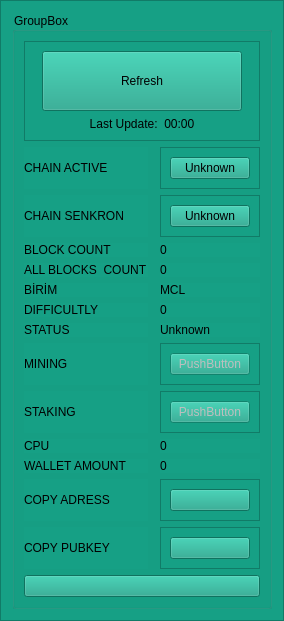
         <widget class="QFrame" name="frame_11">
          <property name="sizePolicy">
           <sizepolicy hsizetype="Maximum" vsizetype="Preferred">
            <horstretch>0</horstretch>
            <verstretch>0</verstretch>
           </sizepolicy>
          </property>
          <property name="styleSheet">
           <string notr="true">background-color: #16A085</string>
          </property>
          <property name="frameShape">
           <enum>QFrame::StyledPanel</enum>
          </property>
          <property name="frameShadow">
           <enum>QFrame::Raised</enum>
          </property>
          <layout class="QVBoxLayout" name="verticalLayout_3">
           <item>
            <widget class="QGroupBox" name="groupBox">
             <property name="title">
              <string>GroupBox</string>
             </property>
             <layout class="QGridLayout" name="gridLayout_2">
              <item row="4" column="0">
               <widget class="QLabel" name="label_50">
                <property name="text">
                 <string>ALL BLOCKS  COUNT</string>
                </property>
               </widget>
              </item>
              <item row="2" column="0">
               <widget class="QLabel" name="label_4">
                <property name="text">
                 <string>CHAIN SENKRON</string>
                </property>
               </widget>
              </item>
              <item row="1" column="0">
               <widget class="QLabel" name="label">
                <property name="text">
                 <string>CHAIN ACTIVE</string>
                </property>
               </widget>
              </item>
              <item row="7" column="2">
               <widget class="QLabel" name="label_11">
                <property name="text">
                 <string>Unknown</string>
                </property>
               </widget>
              </item>
              <item row="7" column="0">
               <widget class="QLabel" name="label_12">
                <property name="text">
                 <string>STATUS</string>
                </property>
               </widget>
              </item>
              <item row="8" column="0">
               <widget class="QLabel" name="label_25">
                <property name="text">
                 <string>MINING</string>
                </property>
               </widget>
              </item>
              <item row="10" column="0">
               <widget class="QLabel" name="label_26">
                <property name="text">
                 <string>STAKING</string>
                </property>
               </widget>
              </item>
              <item row="5" column="0">
               <widget class="QLabel" name="label_14">
                <property name="text">
                 <string>BİRİM</string>
                </property>
               </widget>
              </item>
              <item row="5" column="2">
               <widget class="QLabel" name="label_13">
                <property name="text">
                 <string>MCL</string>
                </property>
               </widget>
              </item>
              <item row="8" column="2">
               <widget class="QFrame" name="frame_18">
                <property name="frameShape">
                 <enum>QFrame::StyledPanel</enum>
                </property>
                <property name="frameShadow">
                 <enum>QFrame::Raised</enum>
                </property>
                <layout class="QHBoxLayout" name="horizontalLayout_12">
                 <item>
                  <widget class="QPushButton" name="pushButton_6">
                   <property name="enabled">
                    <bool>false</bool>
                   </property>
                   <property name="text">
                    <string>PushButton</string>
                   </property>
                  </widget>
                 </item>
                </layout>
               </widget>
              </item>
              <item row="10" column="2">
               <widget class="QFrame" name="frame_19">
                <property name="frameShape">
                 <enum>QFrame::StyledPanel</enum>
                </property>
                <property name="frameShadow">
                 <enum>QFrame::Raised</enum>
                </property>
                <layout class="QHBoxLayout" name="horizontalLayout_13">
                 <item>
                  <widget class="QPushButton" name="pushButton_9">
                   <property name="enabled">
                    <bool>false</bool>
                   </property>
                   <property name="text">
                    <string>PushButton</string>
                   </property>
                  </widget>
                 </item>
                </layout>
               </widget>
              </item>
              <item row="22" column="2">
               <widget class="QFrame" name="frame_17">
                <property name="frameShape">
                 <enum>QFrame::StyledPanel</enum>
                </property>
                <property name="frameShadow">
                 <enum>QFrame::Raised</enum>
                </property>
                <layout class="QVBoxLayout" name="verticalLayout_11">
                 <item>
                  <widget class="QPushButton" name="pushButton_7">
                   <property name="text">
                    <string/>
                   </property>
                  </widget>
                 </item>
                </layout>
               </widget>
              </item>
              <item row="23" column="2">
               <widget class="QFrame" name="frame_31">
                <property name="frameShape">
                 <enum>QFrame::StyledPanel</enum>
                </property>
                <property name="frameShadow">
                 <enum>QFrame::Raised</enum>
                </property>
                <layout class="QHBoxLayout" name="horizontalLayout_4">
                 <item>
                  <widget class="QPushButton" name="pushButton_14">
                   <property name="text">
                    <string/>
                   </property>
                  </widget>
                 </item>
                </layout>
               </widget>
              </item>
              <item row="1" column="2">
               <widget class="QFrame" name="frame_30">
                <property name="frameShape">
                 <enum>QFrame::StyledPanel</enum>
                </property>
                <property name="frameShadow">
                 <enum>QFrame::Raised</enum>
                </property>
                <layout class="QHBoxLayout" name="horizontalLayout_20">
                 <item>
                  <widget class="QPushButton" name="pushButton_16">
                   <property name="text">
                    <string>Unknown</string>
                   </property>
                  </widget>
                 </item>
                </layout>
               </widget>
              </item>
              <item row="11" column="0">
               <widget class="QLabel" name="label_15">
                <property name="text">
                 <string>CPU</string>
                </property>
               </widget>
              </item>
              <item row="2" column="2">
               <widget class="QFrame" name="frame_5">
                <property name="frameShape">
                 <enum>QFrame::StyledPanel</enum>
                </property>
                <property name="frameShadow">
                 <enum>QFrame::Raised</enum>
                </property>
                <layout class="QHBoxLayout" name="horizontalLayout_3">
                 <item>
                  <widget class="QPushButton" name="pushButton_3">
                   <property name="text">
                    <string>Unknown</string>
                   </property>
                  </widget>
                 </item>
                </layout>
               </widget>
              </item>
              <item row="0" column="0" colspan="3" alignment="Qt::AlignVCenter">
               <widget class="QFrame" name="frame_6">
                <property name="frameShape">
                 <enum>QFrame::StyledPanel</enum>
                </property>
                <property name="frameShadow">
                 <enum>QFrame::Raised</enum>
                </property>
                <layout class="QVBoxLayout" name="verticalLayout_20">
                 <item alignment="Qt::AlignHCenter">
                  <widget class="QPushButton" name="pushButton_8">
                   <property name="sizePolicy">
                    <sizepolicy hsizetype="Maximum" vsizetype="Minimum">
                     <horstretch>0</horstretch>
                     <verstretch>0</verstretch>
                    </sizepolicy>
                   </property>
                   <property name="minimumSize">
                    <size>
                     <width>200</width>
                     <height>60</height>
                    </size>
                   </property>
                   <property name="maximumSize">
                    <size>
                     <width>16777215</width>
                     <height>60</height>
                    </size>
                   </property>
                   <property name="text">
                    <string>Refresh</string>
                   </property>
                  </widget>
                 </item>
                 <item>
                  <widget class="QLabel" name="label_57">
                   <property name="layoutDirection">
                    <enum>Qt::LeftToRight</enum>
                   </property>
                   <property name="text">
                    <string>Last Update:  00:00</string>
                   </property>
                   <property name="alignment">
                    <set>Qt::AlignCenter</set>
                   </property>
                  </widget>
                 </item>
                </layout>
               </widget>
              </item>
              <item row="25" column="0" colspan="3">
               <widget class="QPushButton" name="pushButton_28">
                <property name="text">
                 <string/>
                </property>
               </widget>
              </item>
              <item row="13" column="0">
               <widget class="QLabel" name="label_10">
                <property name="text">
                 <string>WALLET AMOUNT </string>
                </property>
               </widget>
              </item>
              <item row="11" column="2">
               <widget class="QLabel" name="label_5">
                <property name="text">
                 <string>0</string>
                </property>
               </widget>
              </item>
              <item row="3" column="0">
               <widget class="QLabel" name="label_3">
                <property name="text">
                 <string>BLOCK COUNT</string>
                </property>
               </widget>
              </item>
              <item row="3" column="2">
               <widget class="QLabel" name="label_6">
                <property name="text">
                 <string>0</string>
                </property>
               </widget>
              </item>
              <item row="4" column="2">
               <widget class="QLabel" name="label_52">
                <property name="text">
                 <string>0</string>
                </property>
               </widget>
              </item>
              <item row="22" column="0">
               <widget class="QLabel" name="label_9">
                <property name="text">
                 <string>COPY ADRESS</string>
                </property>
               </widget>
              </item>
              <item row="23" column="0">
               <widget class="QLabel" name="label_29">
                <property name="text">
                 <string>COPY PUBKEY</string>
                </property>
               </widget>
              </item>
              <item row="6" column="0">
               <widget class="QLabel" name="label_78">
                <property name="text">
                 <string>DIFFICULTLY</string>
                </property>
               </widget>
              </item>
              <item row="6" column="2">
               <widget class="QLabel" name="label_79">
                <property name="text">
                 <string>0</string>
                </property>
               </widget>
              </item>
              <item row="13" column="2">
               <widget class="QLabel" name="label_58">
                <property name="text">
                 <string>0</string>
                </property>
               </widget>
              </item>
             </layout>
            </widget>
           </item>
          </layout>
         </widget>
